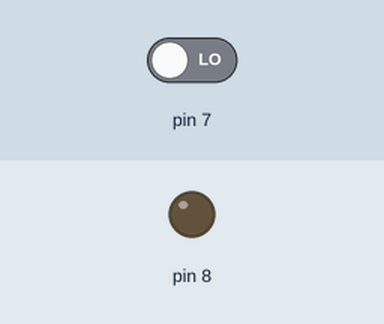
This sketch was run on a simulated Arduino Uno, built with avr-gcc and run on an emulated ATmega328P. Parts: output pins drawn as LEDs (lit = HIGH). Dashed ring = blinking. The inputs (shaded band) are chosen by the test bench; at power-on: pin 7 LOW.

Above: at 1.2 s.
1.3 s: pin 7 driven HIGH
At 1.7 s:
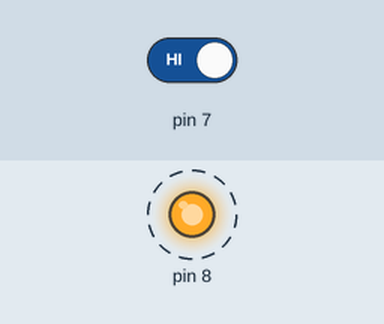
4.3 s: pin 7 driven LOW
At 4.9 s:
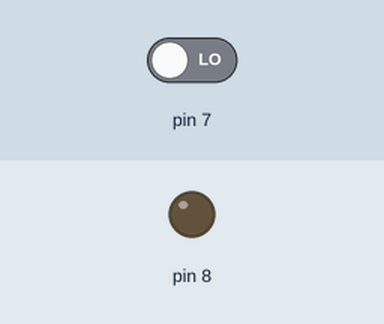
Timing chart, 0 to 7.3 s (numbered marks = the images above; inputs shaded):
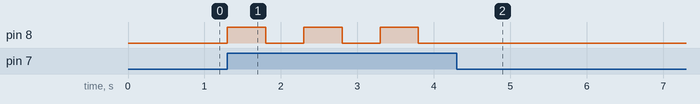

Measured:
- after the input at 1.3 s, pin 8: alternates HIGH for 0.50 s and LOW for 0.50 s, starting at once
- after the input at 4.3 s, pin 8: stops changing and stays LOW

The sketch:

ledWithButton01.ino
```cpp
int mode = 0;

void setup() {
  pinMode(8, OUTPUT);
  pinMode(7, INPUT);
}

void loop() {
  int value = digitalRead(7);
  if (value == HIGH) {

    if (mode ==  1) {
      mode = 0;
    }
    else {
      mode = 1;
    }

    if (mode == 1) {
      digitalWrite(8, HIGH);
    } else {
      digitalWrite(8, LOW);
    }

    delay(500);

  }


}
```
